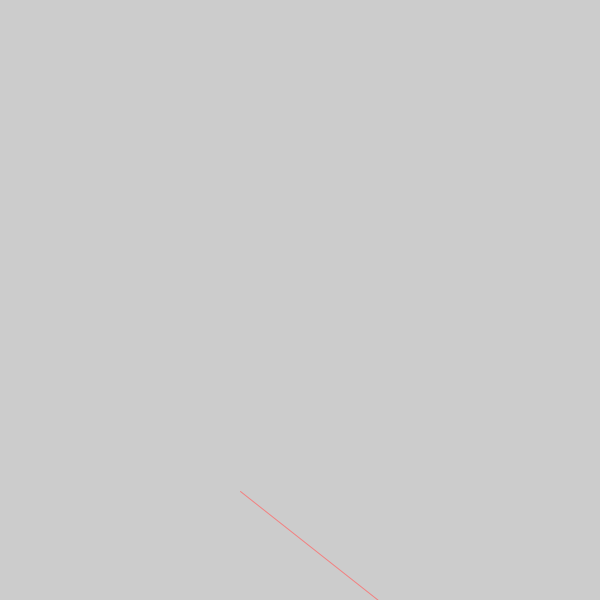
Frame 1 (no input)
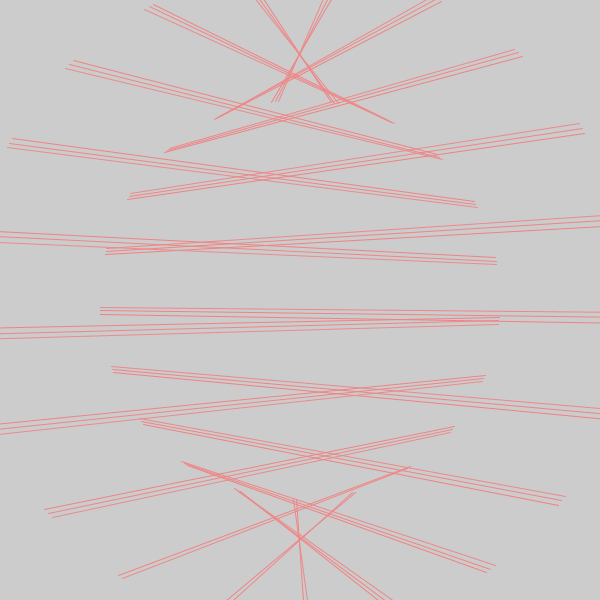
Frame 60 (the mouse pressed at the canvas centre just before this capture)
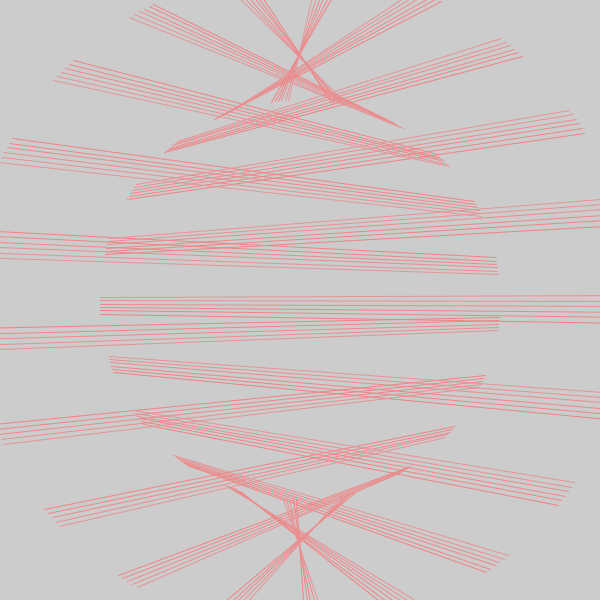
Frame 120 (the mouse held since frame 60 and released just before this capture)

The Processing sketch that drew these frames (run headless with seeded random() and noise(); from frame 60 on, the mouse is pressed at the canvas centre):

// Processing sketch: Crazy__bubble
// ── Crazy__bubble.pde
void setup () {
  
  size (600, 600);
}

void draw () {
  
  // sin and cos, always -1 and 1
 // background (255);
 
 float distance1 = 200;
 float angle1 = frameCount * -0.3;
 float x1 = width/2 + distance1 * sin(angle1);
 float y1= height/2 + distance1 * cos(angle1);
 
 float distance2 = 330;
 float angle2 = frameCount * 0.30;
 float x2 = width/2 + distance2 * sin(angle2);
 float y2= height/2 + distance2 * cos(angle2);
 
 float r = 128 + 128 * sin(90 + frameCount * 0.0017);
 float g = 128 + 128 * sin(frameCount * 0.0014);
 float b = 128 + 128 * sin(frameCount * 0.0016);
 

 
 stroke (r, g, b);
 line (x1, y1, x2, y2);
 
}
